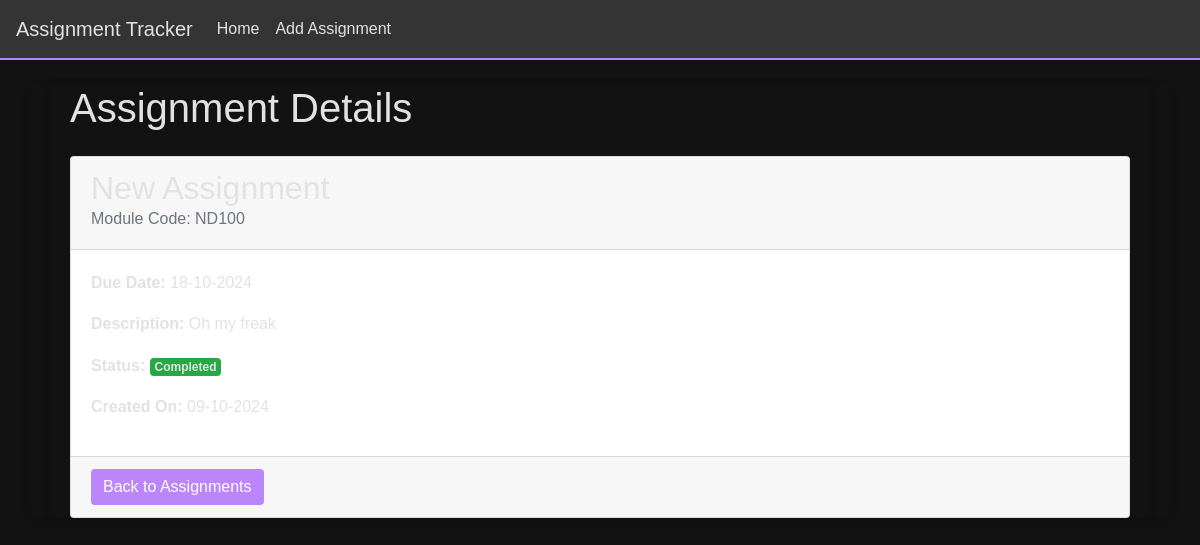
Page /view-assignment/4 on the earlier database version.
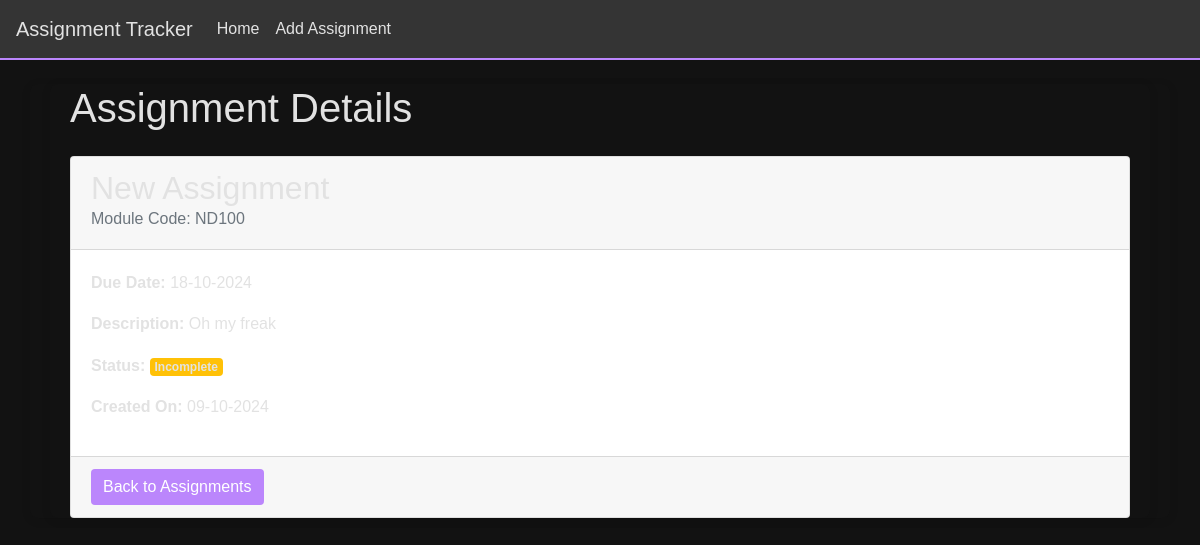
Same page on the later database version.
### app/views.py (the view)
@app.route("/view-assignment/<int:assignment_id>")
def view_assignment(assignment_id):
    assignment = Assignment.query.get(assignment_id)
    if assignment is None:
        return render_template("404.html", message="Assignment doesn't exist!"), 404
    return render_template("view_assignment.html", assignment = assignment)

### app/templates/view_assignment.html
{% extends "base.html" %}
{% block content %}
    <div class="container">
        <h1>Assignment Details</h1>
        <div class="card mt-4">
            <div class="card-header">
                <h2>{{ assignment.title }}</h2>
                <h6 class="card-subtitle mb-2 text-muted">Module Code: {{ assignment.module_code }}</h6>
            </div>
            <div class="card-body">
                <p><strong>Due Date:</strong> {{ assignment.deadline.strftime('%d-%m-%Y') }}</p>
                <p><strong>Description:</strong> {{ assignment.description }}</p>
                <p><strong>Status:</strong>
                {% if assignment.is_completed %}
                    <span class="badge bg-success">Completed</span>
                {% else %}
                    <span class="badge bg-warning">Incomplete</span>
                {% endif %}
                </p>
                <p><strong>Created On:</strong> {{ assignment.date_created.strftime('%d-%m-%Y')}}</p>
            </div>
            <div class="card-footer">
                <a href="{{ url_for('index') }}" class="btn btn-primary">Back to Assignments</a>
            </div>
        </div>
    </div>
{% endblock %}

Differences in the rows shown:
changed Assignment "New Assignment": is_completed True → False (drawn)
Other differences:
text no longer shown: "Completed"
text now shown: "Incomplete"
